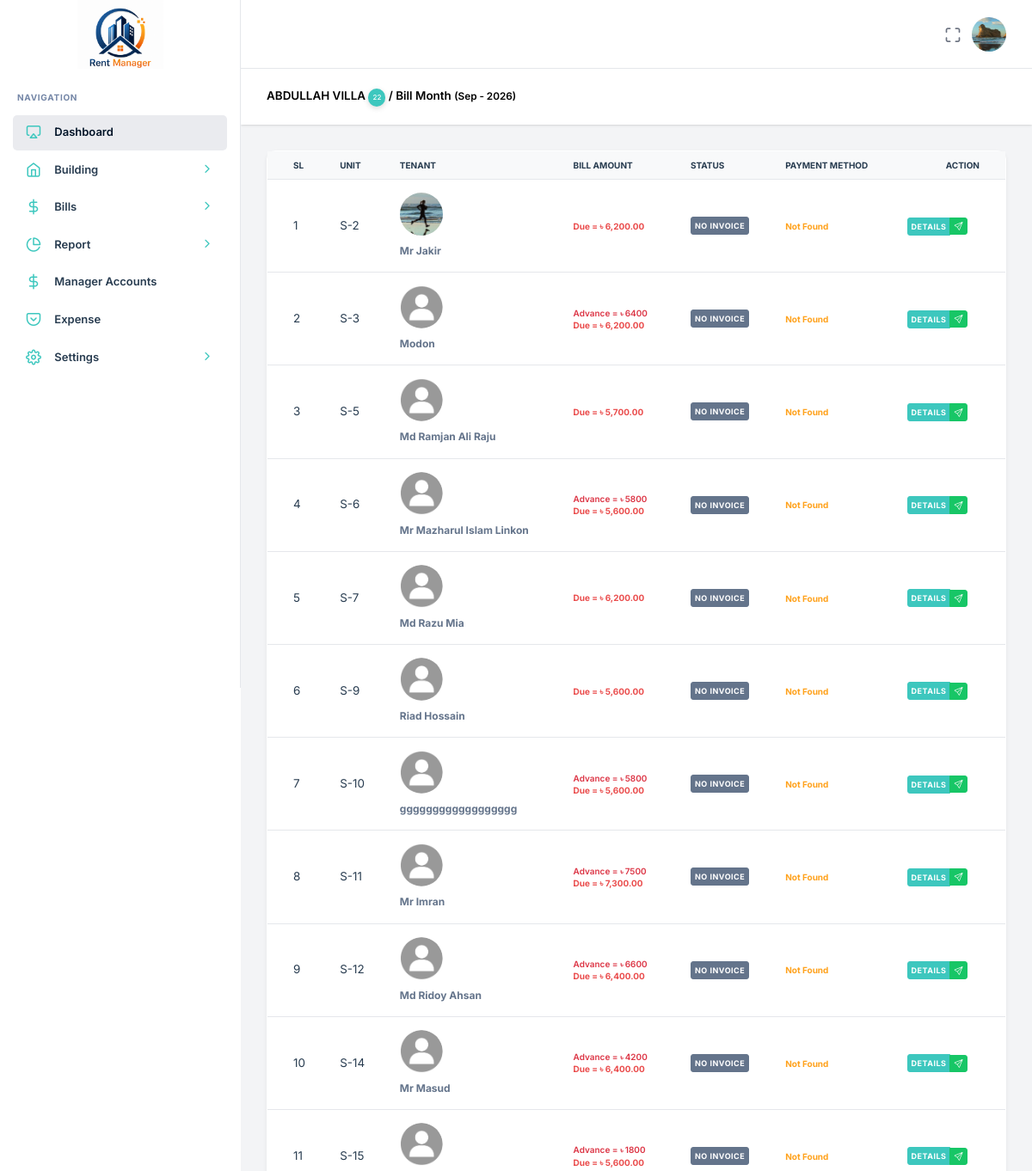
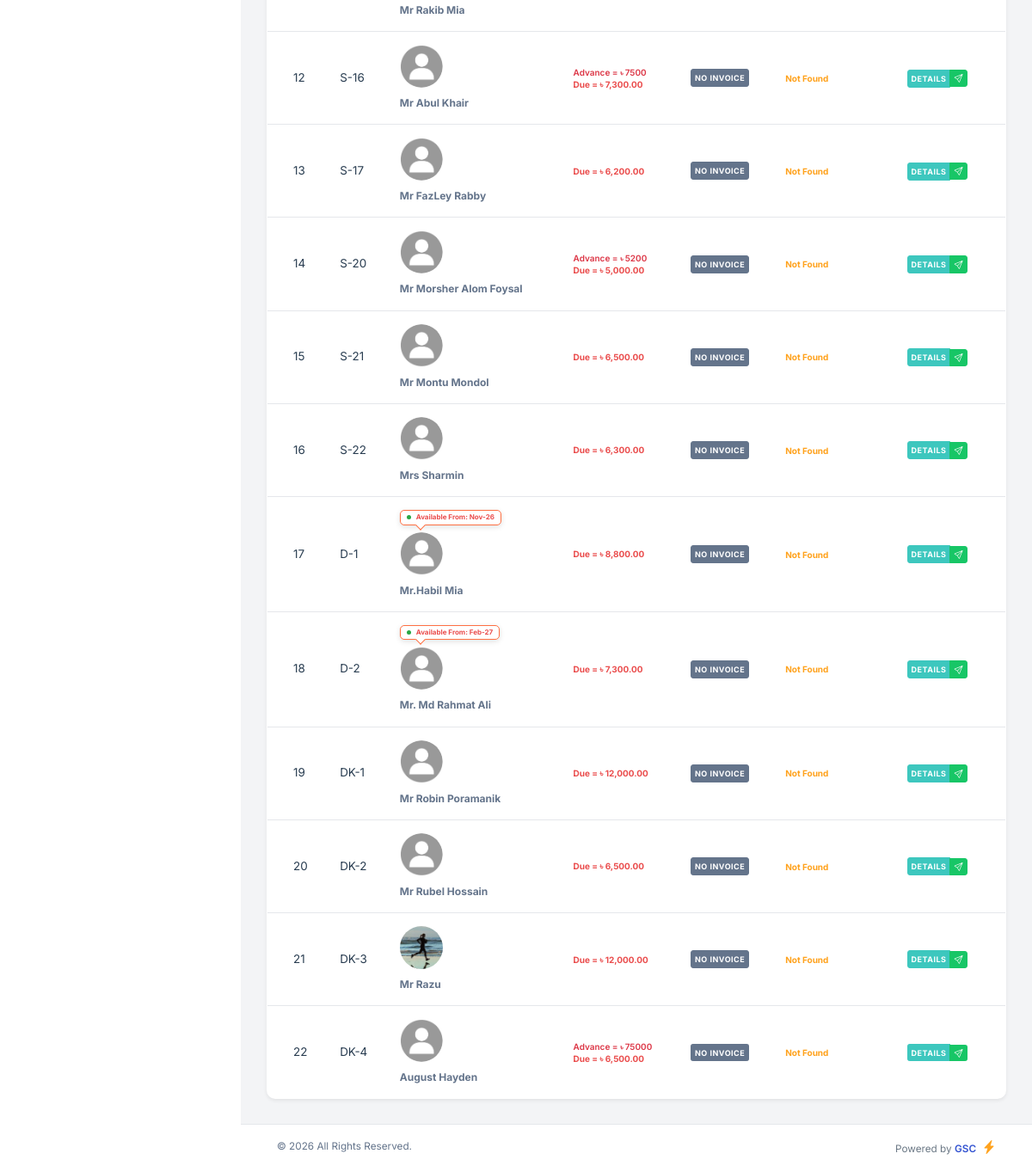
Page /admin.php?page=bill&unit_id=0&id=18 (signed in) on the committed database (2 pictures, top to bottom).
### tables this page shows
CREATE TABLE `tenants` (
  `id` int(11) NOT NULL,
  `name` varchar(150) NOT NULL,
  `phone` varchar(20) NOT NULL,
  `email` varchar(150) DEFAULT NULL,
  `password` varchar(256) NOT NULL DEFAULT '827ccb0eea8a706c4c34a16891f84e7b',
  `status` enum('Active','Inactive','Booked') NOT NULL DEFAULT 'Active',
  `role` enum('Admin','Tenant','Manager') NOT NULL,
  `booking_month` varchar(100) DEFAULT NULL,
  `start_tanent` date DEFAULT NULL,
  `nid_no` varchar(200) DEFAULT NULL,
  `permanent_address` text DEFAULT NULL,
  `family_member` int(11) DEFAULT NULL,
  `tenant_image` varchar(255) DEFAULT NULL,
  `nid_image` varchar(255) DEFAULT NULL,
  `building_id` int(11) DEFAULT NULL,
  `unit_id` int(11) DEFAULT NULL,
  `created_at` timestamp NOT NULL DEFAULT current_timestamp()
);

CREATE TABLE `building` (
  `id` int(11) NOT NULL,
  `name` varchar(256) NOT NULL,
  `building_type` int(11) NOT NULL,
  `address` text NOT NULL,
  `description` text NOT NULL,
  `image` varchar(256) NOT NULL,
  `location` varchar(256) NOT NULL
);

CREATE TABLE `unit` (
  `id` int(11) NOT NULL,
  `unit_name` varchar(100) NOT NULL,
  `building_name` int(11) NOT NULL,
  `floor` text DEFAULT NULL,
  `unit_type` enum('Flat','Room','Shop') DEFAULT 'Flat',
  `size` varchar(50) DEFAULT NULL,
  `rent` int(11) DEFAULT NULL,
  `advance` int(11) DEFAULT NULL,
  `unit_image` varchar(255) DEFAULT NULL,
  `status` enum('Available','Rented') DEFAULT 'Available',
  `gas` int(11) DEFAULT NULL,
  `water` int(11) DEFAULT NULL,
  `available_from_date` varchar(100) DEFAULT NULL,
  `created_at` timestamp NOT NULL DEFAULT current_timestamp()
);

### pages/Bill.php (the view, shortened to what this page needs)
<?php
    if(isset($_GET['id'])){
        $building_id = $_GET['id'];
        $query  = "SELECT * FROM unit WHERE building_name = '$building_id' AND status = 'Rented' ";
        $result = mysqli_query($db, $query);
        $totla_unit = mysqli_num_rows($result);
        $buil_sql = mysqli_query($db,"SELECT * FROM `building` WHERE id = '$building_id' ");
        while($buli_name = mysqli_fetch_assoc($buil_sql)){
            $building_name_db = $buli_name['name'];
        }
    }
    function formatMonth($date){
        return !empty($date) ? date("M-y", strtotime($date)) : '';
    }
?>
<div class="nxl-content">
    <div class="page-header d-flex align-items-center justify-content-between">
        <strong class="mb-0 text-black">
            <?= $building_name_db ?? ''; ?> <span class="bg-info" style="color:#fff;padding:4px 5px;border-radius:50px;font-size:8px;font-weight:500;display:inline-block;box-shadow:0 2px 6px rgba(0,0,0,0.15);"><?= $totla_unit ?? ''; ?></span> / Bill Month <small>(<?php echo date('M - Y') ?>)</small>
        </strong>
        </div>
    <div class="main-content">
        <div class="card shadow-sm">
            <div class="card-body p-0">
                <div class="table-responsive">
                    <table class="table table-hover mb-0">
                        <thead class="table-light">
                            <tr>
                                <th>SL</th>
                                <th>Unit</th>
                                <th>Tenant</th>
                                <th>Bill Amount</th>
                                <th>Status</th>
                                <th>Payment Method</th>
                                <th class="text-end">Action</th>
                            </tr>
                        </thead>
                        <tbody>
                            <?php
                            $i = 0;
                            while ($row = mysqli_fetch_assoc($result)) {
                                $i++;
                                $unit_id = $row['id'];
                                $advance = $row['advance'];
                                $rent = $row['rent'];
                                $unit_name = $row['unit_name'];
                                $building_name = $row['building_name'];
                                $name = '';
                                $tent_id = 0;
                                $tent_phone = '';
                                $image = "public/uploads/tenants/no-image.png";
                                $sql_tenant = mysqli_query($db, "SELECT * FROM tenants WHERE role IN ('Tenant') AND building_id = '$building_name' AND unit_id = '$unit_id' AND status = 'Active' ");
                                while ($tent_row = mysqli_fetch_assoc($sql_tenant)) {
                                    $name = $tent_row['name'];
                                    $tent_id = $tent_row['id'];
                                    $tent_phone = $tent_row['phone'];
                                    if(!empty($tent_row['tenant_image'])) {
                                        $image = "public/uploads/tenants/" . $tent_row['tenant_image'];
                                    }
                                }
                                ?>
                                <tr>
                                    <td><?= $i; ?></td>
                                    <td><?= $unit_name; ?></td>
                                    <td>
                                        <div class="d-flex flex-column align-items-start text-start col-span">
                                            <?php
                                            $profile_message = $row['available_from_date'] ? "Available From: " . date('M-y', strtotime($row['available_from_date'])) : "";
                                            ?>
                                            <?php if (!empty($profile_message)): ?>
                                                <div class="profile-notice">
                                                    <span class="notice-dot"></span>
                                                    <span class="text-danger"><?= htmlspecialchars($profile_message, ENT_QUOTES, 'UTF-8'); ?></span>
                                                </div>
                                            <?php endif; ?>
                                            <img
                                                src="<?= htmlspecialchars($image); ?>"
                                                width="50"
                                                height="50"
                                                style="object-fit:cover;border-radius:50%;"
                                                class="mb-2"
                                                alt="Profile"
                                            >
                                            <a
                                                href="admin.php?page=view_tenant&id=<?= $tent_id ?>"
                                                class="text-secondary fw-bold"
                                                style="font-size:12px;"
                                            >
                                                <?= htmlspecialchars($name); ?>
                                            </a>
                                        </div>
                                    </td>
                                    <td style="font-size: 10px; line-height: 1.4;">
                                        <?php
                                        $total_paid = 0;
                                        $advance_sql = mysqli_query($db, "SELECT * FROM `advance` WHERE tenant_id = '$tent_id' AND unit_id = '$unit_id'");
                                        while ($advance_his = mysqli_fetch_assoc($advance_sql)) {
                                            $total_paid += $advance_his['paid_amount'];
                                        }
                                        $payable = max($advance - $total_paid, 0);
                                        if ($payable > 0) {
                                            echo '<span style="color: #dc3545; font-weight: 600;">Advance      = <small> ৳ </small>' . $payable . '</span><br>';
                                        }
                                        ?>
                                        <?php
                                        $billing_month_db = ''; $Gas_month_db_mess = ''; $Water_month_db_mess = ''; $Electricity_month_db_mess = ''; $Others_month_db_mess = '';
                                        $total_bill_mess = $rent;
                                        $pay_info = mysqli_query($db, "SELECT * FROM invoices WHERE tenant_id = '$tent_id' AND unit_id = '$unit_id' AND billing_month = '$this_month' ");
                                        if (!mysqli_num_rows($pay_info) > 0) {
                                            echo '<span class="fw-bold text-danger">';
                                            echo 'Due = ৳ ' . number_format($rent, 2);
                                            echo '</span>';
                                        }
                                        $msg = "$name          INVOICE\n";
                                        $msg .= "Flat No : $unit_name\n";
                                        $msg .= "$building_name_db\n\n";
                                        if (!empty($rent)) {
                                            $msg .= "Rent (" . formatMonth($billing_month_db ?: $this_month) . ")           ={$rent}/-\n";
                                        }
                                        $msg .= "TOTAL                   =" . $total_bill_mess . "/-";
                                        $json_message = json_encode($msg);
                                        ?>
                                    </td>
                                    <td>
                                        <?php
                                        if (!mysqli_num_rows($pay_info) > 0) {
                                            echo "<button class='p-1 btn btn-sm btn-secondary'>No Invoice</button>";
                                        } ?>
                                    </td>
                                    <td>
                                        <?php
                                        $history_sql = mysqli_query($db, "SELECT * FROM `payment_history` WHERE `tenant_id` = '$tent_id' AND bill_month = '$this_month' ");
                                        if (mysqli_num_rows($history_sql) == 0) {
                                            echo '<span class="fw-bold text-warning" style="font-size:10px;">Not Found</span>';
                                        }
                                        ?>
                                    </td>
                                    <td>
                                        <div class="btn-group align-items-center">
                                            <a href="admin.php?page=editbill&tenant_id=<?= $tent_id ?>"
                                                class="text-end p-1 btn btn-sm btn-info" title="Invoice Create & Payment">
                                                Details
                                            </a>
                                            <a href="javascript:void(0);" onclick='sendWhatsApp(<?= $json_message ?>, "<?= $tent_phone ?>", "admin.php?page=bill&unit_id=<?= $unit_id ?>&id=<?= $building_name ?>")' class="p-1 btn btn-sm btn-success" title="Message Send with Copy">
                                                <i class="bi bi-send"></i>
                                            </a>
                                        </div>
                                    </td>
                                </tr>
                            <?php } ?>
                        </tbody>
                    </table>
                </div>
            </div>
        </div>
    </div>
</div>

### includes/header.php (shortened to what this page needs)
<?php
include "database/db.php";
$this_month = date("Y-m");
$user_id = $_SESSION['id'];
$sql = mysqli_query($db,"SELECT * FROM `tenants` WHERE id = '$user_id' ");
$user_row = mysqli_fetch_assoc($sql);
$old_image= $user_row['tenant_image'];
?>
<!DOCTYPE html>
<html lang="zxx">
<head>
    <link rel="stylesheet" type="text/css" href="public/assets/css/bootstrap.min.css" />
    <link rel="stylesheet" type="text/css" href="public/assets/vendors/css/vendors.min.css" />
    <link rel="stylesheet" type="text/css" href="public/assets/vendors/css/daterangepicker.min.css" />
    <link rel="stylesheet" type="text/css" href="public/assets/css/theme.min.css" />
    <link rel="stylesheet" href="public/assets/css/style.css">
</head>
<body>
    <?php include "includes/sidebar.php"; ?>
    <header class="nxl-header">
        <div class="header-wrapper">
            <div class="header-right ms-auto">
                <div class="d-flex align-items-center">
                    <div class="nxl-h-item d-none d-sm-flex">
                        <div class="full-screen-switcher">
                            <a href="javascript:void(0);" class="nxl-head-link me-0"
                                onclick="$('body').fullScreenHelper('toggle');">
                                <i class="feather-maximize maximize"></i>
                            </a>
                        </div>
                    </div>
                    <div class="dropdown nxl-h-item">
                        <a href="javascript:void(0);" data-bs-toggle="dropdown" role="button"
                            data-bs-auto-close="outside">
                            <img src="<?php echo $old_image ? 'public/uploads/tenants/'.$old_image : 'public/uploads/tenants/no-image.png' ?>" alt="<?= $old_image ?>"
                                class="img-fluid user-avtar me-0" style="width:40px; height: 40px;"/>
                        </a>
                    </div>
                </div>
            </div>
        </div>
    </header>

### public/assets/css/style.css (style rules this page uses)
.profile-notice { position: relative; display: inline-block; background: #fff; color: #444; border: 1px solid #ff7043; border-radius: 5px; padding: 3px 7px; margin-bottom: 8px; font-size: 8px; font-weight: 700; line-height: 1.2; white-space: nowrap; box-shadow: 0 2px 6px rgba(0,0,0,.12); animation: noticeLoop 1.8s ease-in-out infinite; }
.profile-notice::after { content: ""; position: absolute; bottom: -5px; left: 20%; width: 8px; height: 8px; background: #fff; border-right: 1px solid #ff7043; border-bottom: 1px solid #ff7043; transform: translateX(-50%) rotate(45deg); }
.notice-dot { display: inline-block; width: 5px; height: 5px; background: #28a745; border-radius: 50%; margin-right: 4px; animation: dotLoop 1s ease-in-out infinite; }

### rows in the picture
tenants: tenant_image (picture)
building: name "ABDULLAH VILLA"
unit: unit_name "S-2", tenants.tenant_image (picture), tenants.name "Mr Jakir", rent "6,200.00"
unit: unit_name "S-3", tenants.name "Modon", advance "6400", rent "6,200.00"
unit: unit_name "S-5", tenants.name "Md Ramjan Ali Raju", rent "5,700.00"
unit: unit_name "S-6", tenants.name "Mr Mazharul Islam Linkon", advance "5800", rent "5,600.00"
unit: unit_name "S-7", tenants.name "Md Razu Mia", rent "6,200.00"
unit: unit_name "S-9", tenants.name "Riad Hossain", rent "5,600.00"
unit: unit_name "S-10", tenants.name "gggggggggggggggggg", advance "5800", rent "5,600.00"
unit: unit_name "S-11", tenants.name "Mr Imran", advance "7500", rent "7,300.00"
unit: unit_name "S-12", tenants.name "Md Ridoy Ahsan", advance "6600", rent "6,400.00"
unit: unit_name "S-14", tenants.name "Mr Masud", advance "4200", rent "6,400.00"
unit: unit_name "S-15", tenants.name "Mr Rakib Mia", advance "1800", rent "5,600.00"
unit: unit_name "S-16", tenants.name "Mr Abul Khair", advance "7500", rent "7,300.00"
unit: unit_name "S-17", tenants.name "Mr FazLey Rabby", rent "6,200.00"
unit: unit_name "S-20", tenants.name "Mr Morsher Alom Foysal", advance "5200", rent "5,000.00"
unit: unit_name "S-21", tenants.name "Mr Montu Mondol", rent "6,500.00"
unit: unit_name "S-22", tenants.name "Mrs Sharmin", rent "6,300.00"
unit: unit_name "D-1", available_from_date "Available From: Nov-26", tenants.name "Mr.Habil Mia", rent "8,800.00"
unit: unit_name "D-2", available_from_date "Available From: Feb-27", tenants.name "Mr. Md Rahmat Ali", rent "7,300.00"
unit: unit_name "DK-1", tenants.name "Mr Robin Poramanik", rent "12,000.00"
unit: unit_name "DK-2", tenants.name "Mr Rubel Hossain", rent "6,500.00"
unit: unit_name "DK-3", tenants.tenant_image (picture), tenants.name "Mr Razu", rent "12,000.00"
unit: unit_name "DK-4", tenants.name "August Hayden", advance "75000", rent "6,500.00"

### other values in the picture
$totla_unit "22"
